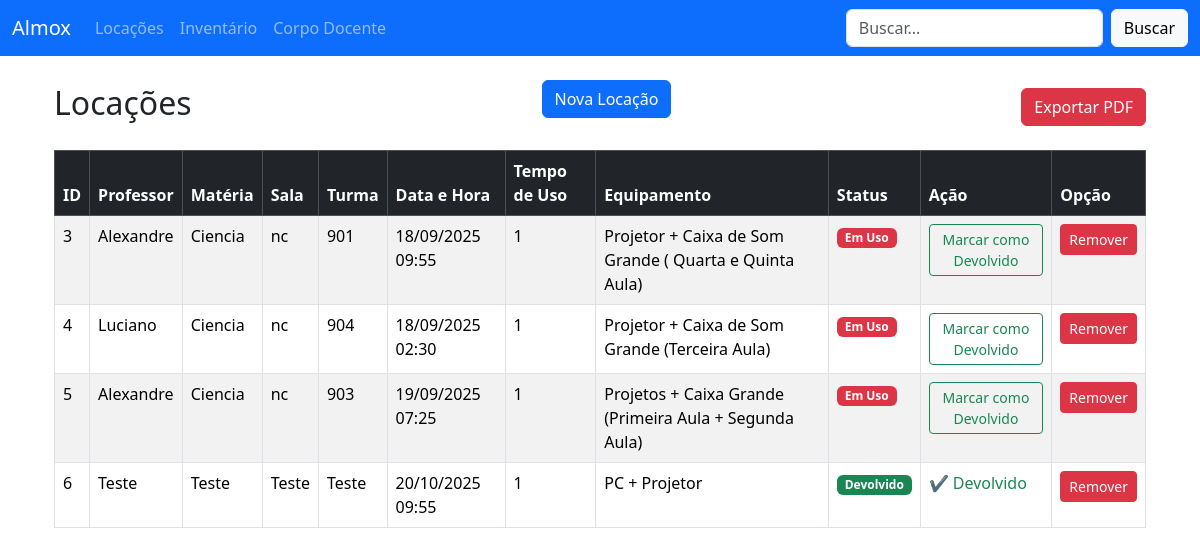
Page /rentals on the earlier database version.
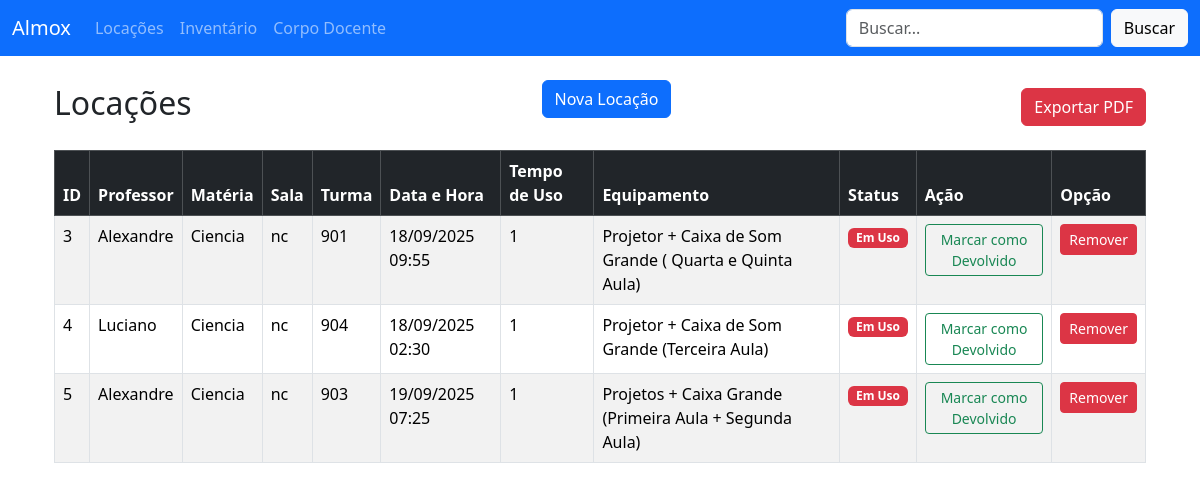
Same page on the later database version.
### tables this page shows
CREATE TABLE rentals (
                id INTEGER PRIMARY KEY AUTOINCREMENT,
                professor TEXT NOT NULL,
                materia TEXT NOT NULL,
                sala TEXT NOT NULL,
                data_hora TEXT NOT NULL,
                tempo_uso TEXT NOT NULL,
                equipamento TEXT NOT NULL,
                turma TEXT NOT NULL,
                status TEXT NOT NULL DEFAULT 'Em Uso'
            );

### app.py (the view)
@app.route("/rentals")
def rentals():
    conn = sqlite3.connect(DB_NAME)
    conn.row_factory = sqlite3.Row  # 🔑 agora cada linha vira um "dict-like"
    cursor = conn.cursor()
    cursor.execute("SELECT * FROM rentals")
    rentals_list = cursor.fetchall()
    conn.close()
    return render_template("rentals.html", rentals=rentals_list)

### app.py (called while the page is built)
@app.template_filter("datetime_br")
def datetime_br(value):
    try:
        dt = datetime.fromisoformat(value)
        return dt.strftime("%d/%m/%Y %H:%M")
    except Exception:
        return value  # se der erro, retorna o valor original

### templates/rentals.html (shortened to what this page needs)
{% extends "layout.html" %}
{% block content %}
<div class="container mt-4">
    <div class="d-flex justify-content-between align-items-center mb-3">
        <h2>Locações</h2>
        <a href="{{ url_for('rental_form') }}" class="btn btn-primary mb-3">Nova Locação</a>
            <a href="{{ url_for('export_rentals_pdf') }}" class="btn btn-danger">Exportar PDF</a>
    </div>
    <table class="table table-bordered table-striped">
        <thead class="table-dark">
        <tr>
            <th>ID</th>
            <th>Professor</th>
            <th>Matéria</th>
            <th>Sala</th>
            <th>Turma</th>
            <th>Data e Hora</th>
            <th>Tempo de Uso</th>
            <th>Equipamento</th>
            <th>Status</th>
            <th>Ação</th>
            <th>Opção</th>
        </tr>
        </thead>
        <tbody>
        {% for rental in rentals %}
        <tr>
            <td>{{ rental["id"] }}</td>
            <td>{{ rental["professor"] }}</td>
            <td>{{ rental["materia"] }}</td>
            <td>{{ rental["sala"] }}</td>
            <td>{{ rental["turma"] }}</td>
            <td>{{ rental["data_hora"] | datetime_br }}</td>
            <td>{{ rental["tempo_uso"] }}</td>
            <td>{{ rental["equipamento"] }}</td>
            <td>
                {% if rental["status"] == "Em Uso" %}
                <span class="badge bg-danger">
                             Em Uso
                        </span>
                {% else %}
                <span class="badge bg-success">
                             Devolvido
                        </span>
                {% endif %}
            </td>
            <td>
                {% if rental["status"] == "Em Uso" %}
                <a href="{{ url_for('return_rental', rental_id=rental['id']) }}"
                   class="btn btn-sm btn-outline-success">
                    Marcar como Devolvido
                </a>
                {% else %}
                <span class="text-success">✔ Devolvido</span>
                {% endif %}
            </td>
            <td>
                <form action="{{ url_for('delete_rental', rental_id=rental.id) }}" method="POST"
                      style="display:inline;">
                    <button type="submit" class="btn btn-danger btn-sm"
                            onclick="return confirm('Tem certeza que deseja remover esta locação?');">
                        Remover
                    </button>
                </form>
            </td>
        </tr>
        {% else %}
        <tr>
            <td colspan="9" class="text-center">Nenhuma locação cadastrada.</td>
        </tr>
        {% endfor %}
        </tbody>
    </table>
</div>
{% endblock %}

Differences in the rows shown:
removed rentals: id "6", professor "Teste", materia "Teste", sala "Teste", turma "Teste", data_hora "20/10/2025 09:55", tempo_uso "1", equipamento "PC + Projetor", status "Devolvido"
